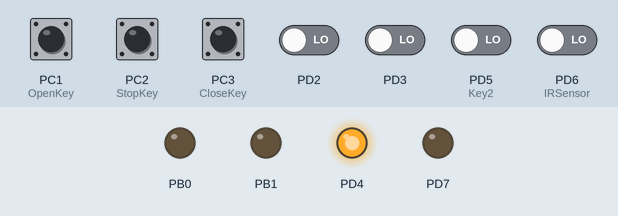
Recording of a program running on a simulated ATmega8, built with avr-gcc and emulated at 10 MHz. Parts: output pins drawn as LEDs (lit = HIGH). Dashed ring = blinking. The test bench sets the inputs (shaded band); at power-on: PC1 (OpenKey), PC2 (StopKey), PC3 (CloseKey) HIGH, PD2, PD3, PD5 (Key2), PD6 (IRSensor) LOW.

Above: at 1.2 s.
1.3 s: PC1 (OpenKey) pulled LOW for 0.15 s
At 2.4 s:
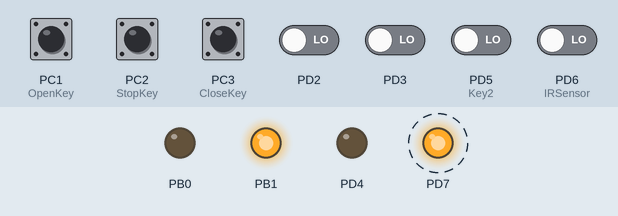
4.4 s: PC2 (StopKey) pulled LOW for 0.15 s
At 6.1 s:
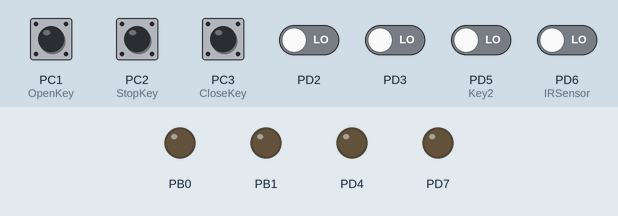
6.4 s: PC3 (CloseKey) pulled LOW for 0.15 s
At 7.7 s:
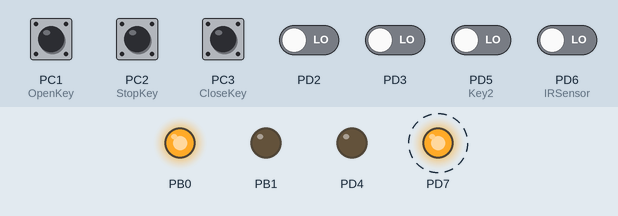
9.5 s: PC1 (OpenKey) pulled LOW for 1 s
At 9.9 s:
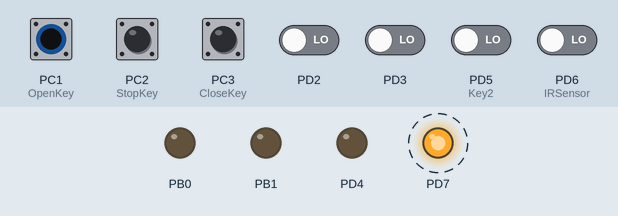
12.0 s: PC3 (CloseKey) pulled LOW for 1 s
At 12.7 s:
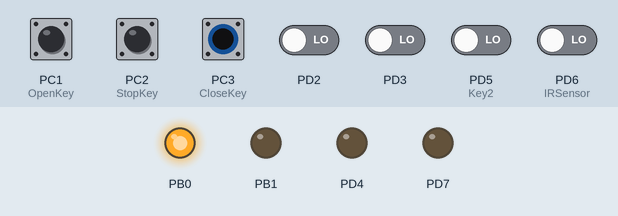
Timing chart, 0 to 17.0 s (numbered marks = the images above; inputs shaded):
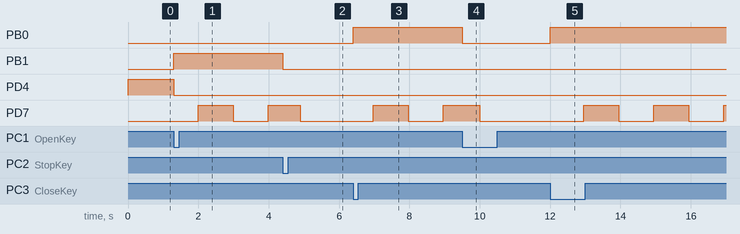

Measured:
- after the input at 1.3 s, PB1: LOW → HIGH at once; PD4: HIGH → LOW at once; PD7: LOW → HIGH after 0.69 s, → LOW 1.0 s later, → HIGH 1.0 s later
- after the input at 4.4 s, PB1: HIGH → LOW at once
- after the input at 6.4 s, PB0: LOW → HIGH at once; PD7: LOW → HIGH after 0.57 s, → LOW 1.0 s later, → HIGH 1.0 s later
- after the input at 9.5 s, PB0: HIGH → LOW at once
- after the input at 12.0 s, PB0: LOW → HIGH at once; PD7: alternates HIGH for 1.0 s and LOW for 1.0 s, starting after 0.95 s

The program:

main.c
```c
/*
 * TubularJackController.c
 *
 * Created: 9/13/2014 9:58:26 AM
 *  Author: baghi
 */

#define F_CPU 10000000UL  // 10 MHz
#define Open 1
#define Close 0
#define ActionTime (38*30)
#define FlasherDelay (38*1)
#define AutocloseDelay (38*60)


#include <avr/io.h>
#include <avr/delay.h>
#include "BoardAbstraction.h"


char RemoteAFlag=0,RemoteBFlag=0,State=0,FlasherFlag=0,FlasherState=0;
unsigned long long Time=0,MotorStartTime,MotorStopTime;


void StopMotor(void)
{
	Relay1Reset;Relay2Reset;
	FlasherFlag=0;
}


void StartMotor(char dir)
{
	FlasherFlag=1;
	if(dir==Open)
	{
		Relay2Reset;Relay1Set;
	}

	if(dir==Close)
	{
		Relay1Reset;Relay2Set;
	}

}


void State0(void) // closed
{
	if((RemoteAFlag)||(!OpenKey))
	{
		RemoteAFlag=0;
		LEDSet;
		MotorStartTime=Time;
		StartMotor(Open);
		State=1;
		_delay_ms(500);
	}
}


void State1(void) //openning
{
	if((RemoteAFlag)||(!StopKey)||(!CloseKey))
	{
		RemoteAFlag=0;
		MotorStopTime=Time;
		StopMotor();
		State=2;
		_delay_ms(500);
	}

	if(Time>(MotorStartTime+ActionTime))
	{
		MotorStopTime=Time;
		StopMotor();
		State=2;
	}


}


void State2(void) //open
{
	if((RemoteAFlag)||(!CloseKey))
	{
		RemoteAFlag=0;
		MotorStartTime=Time;
		StartMotor(Close);
		State=3;
		_delay_ms(500);
	}

	if((MotorStopTime!=0)&&(Key2))
	{
		if(Time>(MotorStopTime+AutocloseDelay))
		{
			MotorStartTime=Time;
			StartMotor(Close);
			State=3;
			_delay_ms(500);
		}
	}
}


void State3(void) //closing
{
	if((RemoteAFlag)||(!OpenKey)||(!StopKey))
	{
		RemoteAFlag=0;
		MotorStopTime=Time;
		StopMotor();
		State=2;
		_delay_ms(500);
	}

	if(IRSensor)
	{
		StopMotor();
		_delay_ms(500);
		MotorStartTime=Time;
		StartMotor(Open);
		_delay_ms(500);
		State=1;
	}

	if(Time>(MotorStartTime+ActionTime))
	{
		LEDReset;
		MotorStopTime=0;
		StopMotor();
		State=0;
	}

}


void StateManager(void)
{
  if(State==0)
    State0();

  if(State==1)
	State1();

  if(State==2)
	State2();

  if(State==3)
	State3();
}


void Flasher(void)
{
	if(FlasherFlag)
	{
			if(FlasherState==0)
				{Relay3Reset;}
			else
				{Relay3Set;}
	}
	else
	{
		Relay3Reset;FlasherState=0;
	}

}


int main(void)
{

	static char state=0;

	Startup();
	LEDReset;

	/*
	while(1)
	if(Key2)
	  LEDSet;
	  else
	  LEDReset;
	*/


	while(1)
    {
		Flasher();
		StateManager();
    }
}
```

BoardAbstraction.h
```c
/*
 * BoardAbstraction.h
 *
 * Created: 9/13/2014 10:50:54 AM
 *  Author: baghi
 */


#ifndef BOARDABSTRACTION_H_
#define BOARDABSTRACTION_H_


#define OpenKey (PINC&(1<<PINC1))
#define StopKey (PINC&(1<<PINC2))
#define CloseKey (PINC&(1<<PINC3))
#define IRSensor (PIND&(1<<PIND6))

#define Relay3Set PORTD|=(1<<7)
#define Relay3Reset PORTD&=~(1<<7)

#define Relay2Set PORTB|=(1<<0)
#define Relay2Reset PORTB&=~(1<<0)

#define Relay1Set PORTB|=(1<<1)
#define Relay1Reset PORTB&=~(1<<1)

//#define Key1 PIND&(1<<PIND4)
#define LEDReset PORTD|=(1<<PIND4)
#define LEDSet PORTD&=~(1<<PIND4)

#define Key2 (PIND&(1<<PIND5))


#endif /* BOARDABSTRACTION_H_ */
```

ISR.c
```c
/*
 * ISR.c
 *
 * Created: 9/13/2014 11:18:39 AM
 *  Author: baghi
 */


#define FlasherDelay (38*1)

#include <avr/interrupt.h>

char RemotePulseA,RemotePulseB,FlasherCounter=0;
extern char RemoteAFlag,RemoteBFlag,FlasherState;
extern unsigned long long Time;
unsigned long long RefreshTime;

ISR(INT0_vect)
{
	if(RemotePulseA==0)
	{
		RemotePulseA++;
		TCNT1H=0;
		TCNT1L=0;
		RefreshTime=Time+50;
	}

	if(RemotePulseA>0)
	{
		RemotePulseA++;
		if(RemotePulseA>4)
	{RemoteAFlag=1;RemotePulseA=0;RefreshTime=0;}
	}
}


ISR(INT1_vect)
{
	if(RemotePulseB==0)
	{
		RemotePulseB++;
		TCNT1H=0;
		TCNT1L=0;
		RefreshTime=Time+50;
	}

	if(RemotePulseB>0)
	{
		RemotePulseB++;
		if(RemotePulseB>4)
			{RemoteBFlag=1;RemotePulseB=0;RefreshTime=0;}
	}
}


ISR(TIMER0_OVF_vect)
{
	Time++;
	FlasherCounter++;
	if(FlasherCounter>=FlasherDelay)
	{
		FlasherCounter=0;
		FlasherState=!FlasherState;
	}
	if((Time>=RefreshTime)&&(RefreshTime))
	  {RemotePulseA=0;RemotePulseB=0;RefreshTime=0;}
}
```

Startup.c
```c
/*
 * Startup.c
 *
 * Created: 9/13/2014 1:46:24 PM
 *  Author: baghi
 */


#include <avr/io.h>
#include <avr/interrupt.h>


void Startup(void)
{
	DDRB=0b00000011;
	PORTC=0b001110;
	DDRC=0b000000;
	DDRD=0b10010000;

	//----TMR0
	// 10Mhz/(256*1024)=38.14Hz     =     26.2ms
	TCCR0|=0b101;
	TIMSK|=0b1;

	//INT0 & INT1
	MCUCR|=0b1111;
	GICR|=0b11000000;

	//Global interrupt enable
	sei();


}
```
